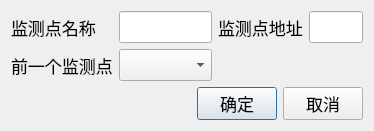
<?xml version="1.0" encoding="UTF-8"?>
<ui version="4.0">
 <class>ModifyMonitorDlg</class>
 <widget class="QDialog" name="ModifyMonitorDlg">
  <property name="geometry">
   <rect>
    <x>0</x>
    <y>0</y>
    <width>326</width>
    <height>127</height>
   </rect>
  </property>
  <property name="font">
   <font>
    <family>微软雅黑</family>
    <pointsize>13</pointsize>
   </font>
  </property>
  <property name="windowTitle">
   <string>修改监测点</string>
  </property>
  <layout class="QVBoxLayout" name="verticalLayout">
   <item>
    <layout class="QGridLayout" name="gridLayout">
     <item row="0" column="0">
      <widget class="QLabel" name="label_5">
       <property name="text">
        <string>监测点名称</string>
       </property>
      </widget>
     </item>
     <item row="0" column="1">
      <widget class="QLineEdit" name="leMonitorName"/>
     </item>
     <item row="0" column="2">
      <widget class="QLabel" name="label_6">
       <property name="text">
        <string>监测点地址</string>
       </property>
      </widget>
     </item>
     <item row="0" column="3">
      <widget class="QLineEdit" name="leMonitorAddr"/>
     </item>
     <item row="1" column="0">
      <widget class="QLabel" name="label">
       <property name="text">
        <string>前一个监测点</string>
       </property>
      </widget>
     </item>
     <item row="1" column="1">
      <widget class="QComboBox" name="cbPreMonitor"/>
     </item>
    </layout>
   </item>
   <item>
    <spacer name="verticalSpacer">
     <property name="orientation">
      <enum>Qt::Vertical</enum>
     </property>
     <property name="sizeHint" stdset="0">
      <size>
       <width>20</width>
       <height>21</height>
      </size>
     </property>
    </spacer>
   </item>
   <item>
    <layout class="QHBoxLayout" name="horizontalLayout">
     <item>
      <spacer name="horizontalSpacer">
       <property name="orientation">
        <enum>Qt::Horizontal</enum>
       </property>
       <property name="sizeHint" stdset="0">
        <size>
         <width>40</width>
         <height>20</height>
        </size>
       </property>
      </spacer>
     </item>
     <item>
      <widget class="QPushButton" name="btnOK">
       <property name="text">
        <string>确定</string>
       </property>
      </widget>
     </item>
     <item>
      <widget class="QPushButton" name="btnCancel">
       <property name="text">
        <string>取消</string>
       </property>
      </widget>
     </item>
    </layout>
   </item>
  </layout>
 </widget>
 <resources/>
 <connections/>
</ui>
